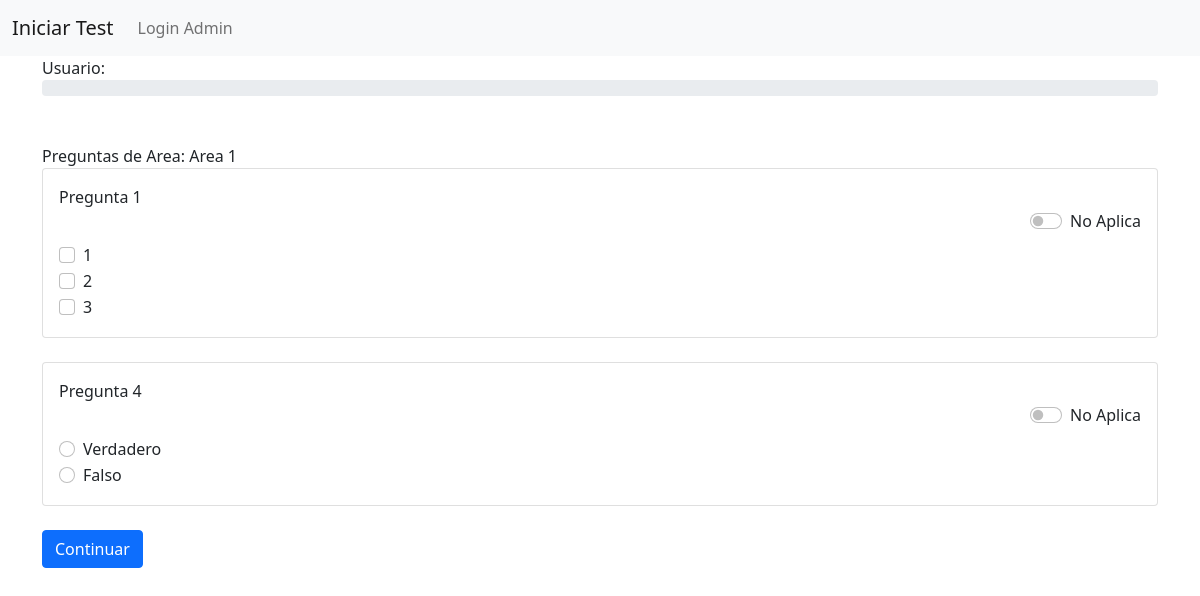
Screenshot of /test/Graciela - Decima/1 with the database file from the repository.
### website/models.py (models this page shows)
class Areas(db.Model):
    id = db.Column(db.Integer, primary_key=True)
    nombre_area = db.Column(db.String)
    sub_grupo = db.Column(db.Integer, db.ForeignKey('subgrupos.id', ondelete="CASCADE"), nullable=False)
    orden = db.Column(db.Integer)
    pregunta = db.relationship('Preguntas', backref='areas', passive_deletes=True)
    fecha_creacion = db.Column(db.DateTime(timezone=True), default=func.now())

class Preguntas(db.Model):
    id = db.Column(db.Integer, primary_key=True)
    pregunta_descripcion = db.Column(db.String)
    opciones = db.relationship('Opciones', backref='preg', passive_deletes=True)
    puntaje = db.Column(db.Float)
    tipo = db.Column(db.Boolean)
    fecha_creacion = db.Column(db.DateTime(timezone=True), default=func.now())
    area = db.Column(db.Integer, db.ForeignKey('areas.id', ondelete="CASCADE"), nullable=False)

class Opciones(db.Model):
    id = db.Column(db.Integer, primary_key=True)
    opcion = db.Column(db.String, nullable=False)
    correcta = db.Column(db.Boolean)
    orden = db.Column(db.Integer)
    pregunta = db.Column(db.Integer, db.ForeignKey('preguntas.id', ondelete="CASCADE"), nullable=False)
    fecha_creacion = db.Column(db.DateTime(timezone=True), default=func.now())
    respuesta = db.relationship('Respuestas', backref='respreg', passive_deletes=True)

### website/views.py (the view, shortened to what this page needs)
@views.route("/test/<usuario>/<id>", methods=['GET', 'POST'])
def test(usuario,id):
    preguntas = Preguntas.query.all()
    opciones = Opciones.query.order_by(Opciones.orden)
    areas = Areas.query.filter_by(orden=id).first()
    max_area = Areas.query.order_by(Areas.orden.desc()).first()
    usuario = Usuarios.query.filter_by(id=usuario).first()
    return render_template("test.html", preguntas=preguntas, opciones=opciones, user=current_user, areas=areas, max_area=max_area, usuario=usuario)

### website/templates/test.html (shortened to what this page needs)
{% extends "base.html" %} {% block title %}Test{% endblock %} {% block content %}
{% block header %}
Usuario: {{ usuario.name }}
<div class="progress">
</div>
Preguntas de Area: {{ areas.nombre_area }}
{% endblock %}
<div>
    <form method="POST">
        {% for pregunta in preguntas %}
            {% if pregunta.area == areas.id %}
                <div class="card card-body">
                    <div class="card-title" style="float: left;">{{ pregunta.pregunta_descripcion }}</br>
                        <div class="form-check form-switch" style="float: right;">
                            <input class="form-check-input" type="checkbox" id="flexSwitchCheckChecked">
                            <label class="form-check-label" for="flexSwitchCheckChecked">No Aplica</label>
                        </div>
                    </div>
                    {% for opcion in opciones %}
                        {% if pregunta.id == opcion.pregunta %}
                            {% if pregunta.tipo == 1 %}
                                <div class="form-check">
                                    <input class="form-check-input" type="checkbox" value="{{ opcion.id }}" name="respuesta" id="respuesta">
                                    <label class="form-check-label" for="respuesta">
                                        {{ opcion.opcion }}</br>
                                    </label>
                                </div>
                            {% else %}
                                <div class="form-check">
                                    <input class="form-check-input" type="radio" value="{{ opcion.id }}" name="respuesta" id="respuesta" required>
                                    <label class="form-check-label" for="respuesta">
                                        {{ opcion.opcion }}</br>
                                    </label>
                                </div>
                            {% endif %}
                        {% endif %}
                    {% endfor %}
                </div>
            {% endif %}
        {% endfor %}
        {% if areas.id < max_area.id %}
            <div class="btn-group" role="group" aria-label="Continuar">
                <button type="submit" class="btn btn-primary">Continuar</button>
            </div>
        {% else%}
            <div class="btn-group" role="group" aria-label="Finalizar Test">
                <button type="submit" class="btn btn-primary">Finalizar Test</button>
            </div>
        {% endif %}
    </form>
</div>
{% endblock %}

### rows the page displays
Areas: nombre_area "Area 1"
Preguntas: pregunta_descripcion "Pregunta 1"
Opciones: opcion "1"
Opciones: opcion "2"
Opciones: opcion "3"
Preguntas: pregunta_descripcion "Pregunta 4"
Opciones: opcion "Verdadero"
Opciones: opcion "Falso"
